Frame 1 (no input): blank canvas, image omitted
Frame 60 (the mouse pressed at the canvas centre just before this capture): blank canvas, image omitted
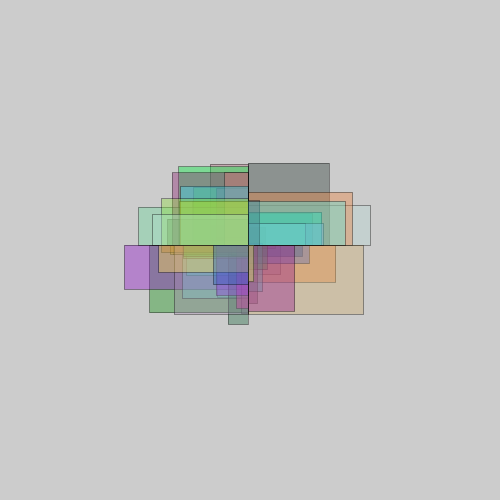
Frame 120 (the mouse held since frame 60 and released just before this capture)

The Processing sketch whose frames 1 and 60 were blank and that drew this single picture after the mouse press (run headless with seeded random() and noise(); from frame 60 on, the mouse is pressed at the canvas centre):

// Processing sketch: processing_1239
// ── processing_1239.pde

float x;
float y;
void setup(){
  size(500, 500);
}
void draw(){
   
  float r = random(0, 255);
  float g = random(0, 255);
  float b =random(0, 255);

  x = random(0, 500);
  y = random(0, 500);
  
  stroke(10, 100);
//strokeWeight(5);
  frameRate(30);
  fill(--r,--g, --b, 100);
  rect(mouseX-2, mouseY-5, mouseX/2-(x/2), mouseY/3-(y/3));
  if(x-mouseX==0 || mouseX<=0)
    mouseX *= -1;
  if(y-mouseY ==0 || mouseY <=0)
    mouseY *= -1;

}
